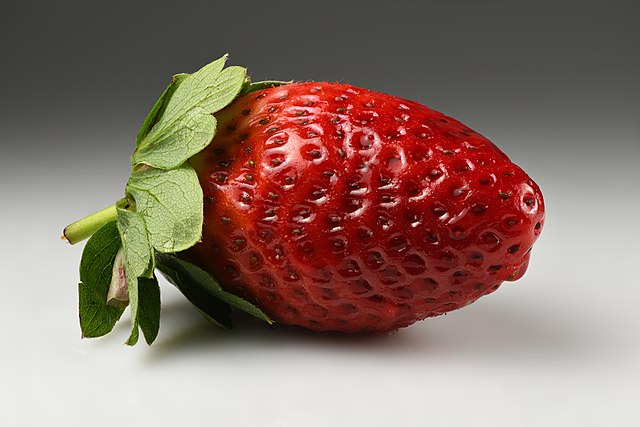
#> input picture OpenCV_tutorials/assets/strawberry.jpeg, 640 x 427 px
$ python tutorial6.py
#> lines starting #> are read from the running program, lines starting #| are printed output that depends on the picture; after the words box and inside, x2 and y2 are one past the last pixel; in counts of white or black regions, pixels touching at a corner belong together
import numpy as np
import cv2

img = cv2.imread("assets/strawberry.jpeg")
#> img is the input picture: shape (427, 640, 3); mean B, G, R 106.5, 116.6, 140.7
img = cv2.resize(img, (0, 0), fx=0.75, fy=0.75)
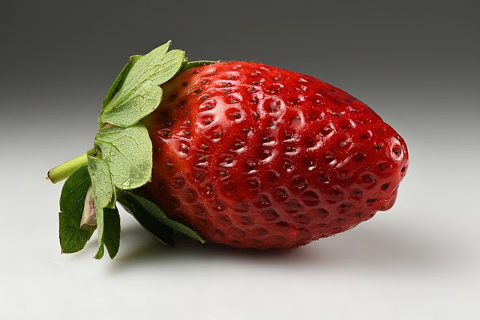
#> img: shape (320, 480, 3); mean B, G, R 106.3, 116.4, 140.6
gray = cv2.cvtColor(img, cv2.COLOR_BGR2GRAY)
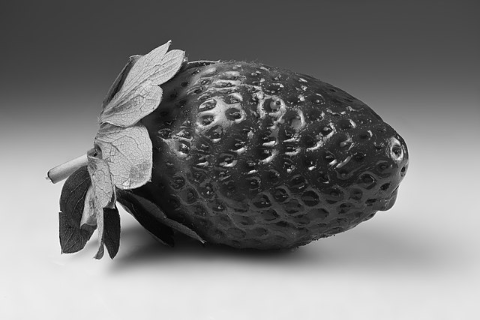
#> gray: shape (320, 480); min 4, max 249, mean 122.5

corners = cv2.goodFeaturesToTrack(gray, 100, 0.01, 10)
#> corners = 100 rows, first 8: [309, 168], [60, 211], [287, 170], [113, 207], [330, 163], [274, 142], [159, 85], [183, 147]
corners = np.int0(corners)
#print(corners)

for corner in corners:
    #print(corner)
    x, y = corner.ravel() # Flattens the array
    cv2.circle(img, (x, y), 5, (255, 0, 0), -1)
#> this loop made 100 passes
#> (x, y) on passes 1 to 12: (309, 168), (60, 211), (287, 170), (113, 207), (330, 163), (274, 142), (159, 85), (183, 147), (304, 89), (263, 144), (283, 86), (170, 40)
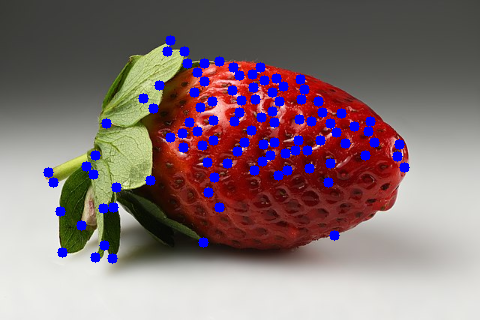
#> img: shape (320, 480, 3); 5.27% of pixels changed, all inside (x1, y1, x2, y2) = (43, 35, 410, 264)

for i in range(len(corners)):
    for j in range(i + 1, len(corners)):
        corner1 = tuple(corners[i][0])
        corner2 = tuple(corners[j][0])
        color = tuple(map(lambda x: int(x), np.random.randint(0, 255, size=3)))
        cv2.line(img, corner1, corner2, color, 1)
#> this loop made 100 passes
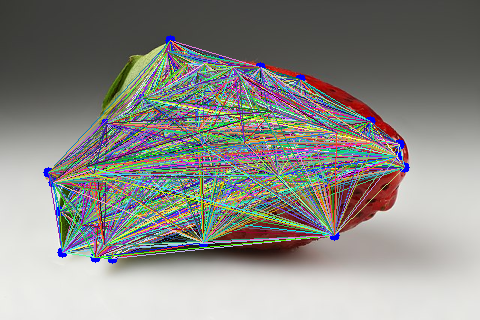
#> img: shape (320, 480, 3); mean B, G, R 133.4, 137.5, 138.1

cv2.imshow("Frame", img)
cv2.waitKey(0)
cv2.destroyAllWindows()
